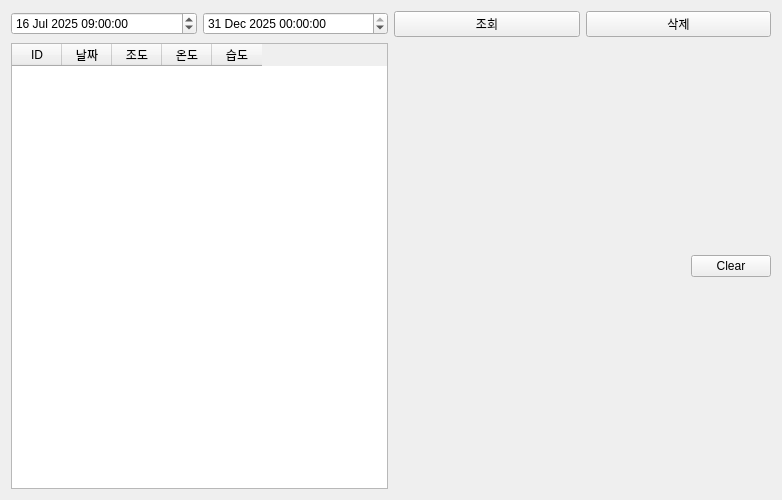
<?xml version="1.0" encoding="UTF-8"?>
<ui version="4.0">
 <class>Sqlite</class>
 <widget class="QWidget" name="Sqlite">
  <property name="geometry">
   <rect>
    <x>0</x>
    <y>0</y>
    <width>782</width>
    <height>500</height>
   </rect>
  </property>
  <property name="windowTitle">
   <string>Form</string>
  </property>
  <layout class="QVBoxLayout" name="verticalLayout_3">
   <item>
    <layout class="QVBoxLayout" name="verticalLayout">
     <item>
      <layout class="QHBoxLayout" name="horizontalLayout_4">
       <item>
        <widget class="QDateTimeEdit" name="pDateTimeEditFrom">
         <property name="date">
          <date>
           <year>2025</year>
           <month>7</month>
           <day>16</day>
          </date>
         </property>
         <property name="time">
          <time>
           <hour>9</hour>
           <minute>0</minute>
           <second>0</second>
          </time>
         </property>
        </widget>
       </item>
       <item>
        <widget class="QDateTimeEdit" name="pDateTimeEditTo">
         <property name="date">
          <date>
           <year>2025</year>
           <month>12</month>
           <day>31</day>
          </date>
         </property>
         <property name="time">
          <time>
           <hour>0</hour>
           <minute>0</minute>
           <second>0</second>
          </time>
         </property>
        </widget>
       </item>
       <item>
        <widget class="QPushButton" name="pPBsearchDB">
         <property name="text">
          <string>조회</string>
         </property>
        </widget>
       </item>
       <item>
        <widget class="QPushButton" name="pPBdeleteDB">
         <property name="text">
          <string>삭제</string>
         </property>
        </widget>
       </item>
      </layout>
     </item>
     <item>
      <layout class="QHBoxLayout" name="horizontalLayout_2">
       <item>
        <widget class="QTableWidget" name="pTBsensor">
         <property name="lineWidth">
          <number>1</number>
         </property>
         <attribute name="horizontalHeaderDefaultSectionSize">
          <number>50</number>
         </attribute>
         <column>
          <property name="text">
           <string>ID</string>
          </property>
         </column>
         <column>
          <property name="text">
           <string>날짜</string>
          </property>
         </column>
         <column>
          <property name="text">
           <string>조도</string>
          </property>
         </column>
         <column>
          <property name="text">
           <string>온도</string>
          </property>
         </column>
         <column>
          <property name="text">
           <string>습도</string>
          </property>
         </column>
        </widget>
       </item>
       <item>
        <layout class="QVBoxLayout" name="verticalLayout_2" stretch="1,9">
         <item>
          <layout class="QHBoxLayout" name="horizontalLayout_3" stretch="9,1">
           <item>
            <spacer name="horizontalSpacer">
             <property name="orientation">
              <enum>Qt::Orientation::Horizontal</enum>
             </property>
             <property name="sizeHint" stdset="0">
              <size>
               <width>40</width>
               <height>20</height>
              </size>
             </property>
            </spacer>
           </item>
           <item>
            <widget class="QPushButton" name="pPBClearChart">
             <property name="text">
              <string>Clear</string>
             </property>
            </widget>
           </item>
          </layout>
         </item>
         <item>
          <layout class="QVBoxLayout" name="pChartViewLayout"/>
         </item>
        </layout>
       </item>
      </layout>
     </item>
    </layout>
   </item>
  </layout>
 </widget>
 <resources/>
 <connections/>
</ui>
